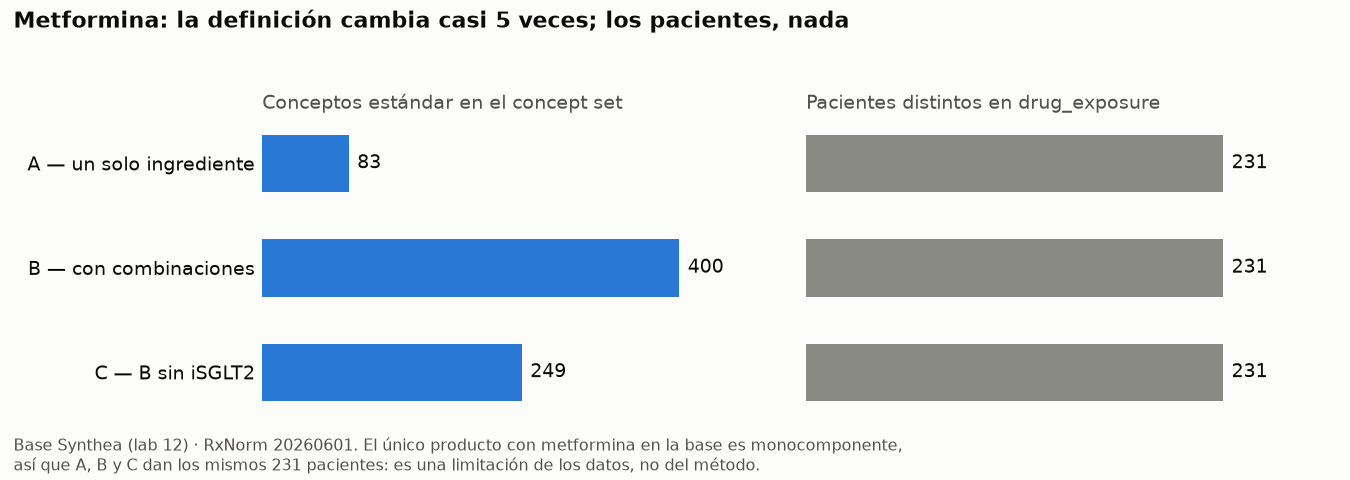

The Python source for this figure:
"""Lab 15, actividad 4: conceptos y pacientes por versión de «exposición a metformina».

Ejecuta la consulta 4a de actividades.sql (la lee del archivo para no tener dos
copias que se desincronicen) y guarda figura_metformina.png junto a este script.
Solo lectura: no modifica la base.

Uso (desde la raíz del repo):
    s15-vocabularios-rxnorm-loinc/tu-entrega/.venv/bin/python \
        s15-vocabularios-rxnorm-loinc/tu-entrega/figura_metformina.py
"""
from pathlib import Path

import matplotlib
matplotlib.use("Agg")  # sin ventana: solo guarda el PNG
import matplotlib.pyplot as plt
import pandas as pd
from dotenv import dotenv_values
from sqlalchemy import create_engine, text

AQUI = Path(__file__).resolve().parent
ENV = dotenv_values(AQUI.parents[1] / "s12-omop-cdm-introduccion" / "tu-entrega" / ".env")

# La consulta 4a va desde su encabezado hasta el primer ';' que cierra una línea.
sql_todo = (AQUI / "actividades.sql").read_text(encoding="utf-8")
inicio = sql_todo.index("-- Actividad 4a.")
SQL = sql_todo[inicio:sql_todo.index(";\n", inicio)]

motor = create_engine(
    f"postgresql+psycopg2://{ENV['POSTGRES_USER']}:{ENV['POSTGRES_PASSWORD']}"
    f"@localhost:{ENV.get('POSTGRES_PORT', '5433')}/{ENV['POSTGRES_DB']}",
    connect_args={"options": "-c default_transaction_read_only=on"},  # garantía de solo lectura
)
with motor.connect() as con:
    datos = pd.read_sql(text(SQL), con).set_index("version")

# Control: si la base o la consulta cambian, el script se detiene en vez de
# dibujar cifras distintas a las del reporte.
esperado = {"conceptos": {"A": 83, "B": 400, "C": 249}, "pacientes": {"A": 231, "B": 231, "C": 231}}
assert datos.to_dict() == esperado, datos.to_dict()

etiquetas = {"A": "A — un solo ingrediente", "B": "B — con combinaciones", "C": "C — B sin iSGLT2"}
orden = ["C", "B", "A"]  # A arriba al leer de arriba abajo
AZUL, GRIS, TINTA, TINTA_2, FONDO = "#2a78d6", "#8a8a85", "#0b0b0b", "#52514e", "#fcfcfb"

fig, ejes = plt.subplots(1, 2, figsize=(9, 3.2), facecolor=FONDO, sharey=True)
paneles = [("conceptos", "Conceptos estándar en el concept set", AZUL),
           ("pacientes", "Pacientes distintos en drug_exposure", GRIS)]
for ax, (col, titulo, color) in zip(ejes, paneles):
    valores = [datos.loc[v, col] for v in orden]
    ax.set_facecolor(FONDO)
    ax.barh(range(3), valores, height=0.55, color=color)
    for i, n in enumerate(valores):  # etiqueta directa, sin eje que leer
        ax.text(n + max(valores) * 0.02, i, f"{n:,}", va="center", fontsize=9, color=TINTA)
    ax.set_xlim(0, max(valores) * 1.25)
    ax.set_title(titulo, loc="left", fontsize=9, color=TINTA_2)
    ax.set_xticks([])
    ax.tick_params(axis="y", length=0)
    for lado in ("top", "right", "bottom", "left"):
        ax.spines[lado].set_visible(False)
ejes[0].set_yticks(range(3), [etiquetas[v] for v in orden], fontsize=9, color=TINTA)

fig.suptitle("Metformina: la definición cambia casi 5 veces; los pacientes, nada",
             x=0.01, ha="left", fontsize=10.5, fontweight="bold", color=TINTA)
fig.text(0.01, 0.02, "Base Synthea (lab 12) · RxNorm 20260601. El único producto con metformina en la base es "
         "monocomponente,\nasí que A, B y C dan los mismos 231 pacientes: es una limitación de los datos, "
         "no del método.", fontsize=7.5, color=TINTA_2)
fig.tight_layout(rect=(0, 0.09, 1, 0.95))
salida = AQUI / "figura_metformina.png"
fig.savefig(salida, dpi=150, facecolor=FONDO)
print(f"guardada {salida.name}:", datos.to_dict())
